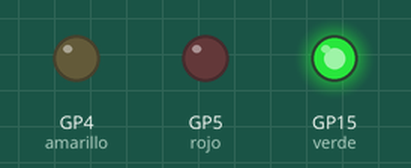
This program was run on a simulated Raspberry Pi Pico running MicroPython. On the bench: output pins drawn as LEDs (lit = HIGH).

Above: at 0.2 s.
At 1.2 s:
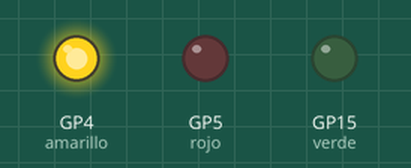
At 2.2 s:
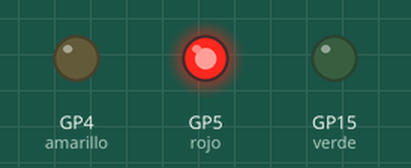
At 5.7 s:
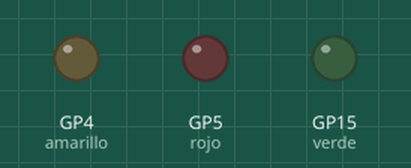
Timing chart, 0 to 6.9 s (numbered marks = the images above):
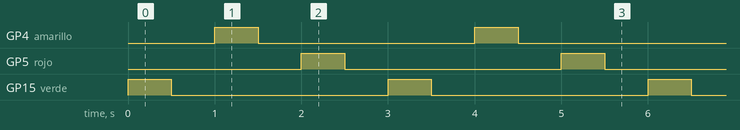

The program:

ejemplo01.py
```python
from machine import Pin
from utime import sleep

verde = Pin(15, Pin.OUT)
amarillo = Pin(4, Pin.OUT)
rojo = Pin(5, Pin.OUT)

while True:
    # -- Led Verde -- #
    verde.on()
    sleep(0.5)
    verde.off()
    sleep(0.5)

    # -- Led Amarillo -- #
    amarillo.value(1)
    sleep(0.5)
    amarillo.value(0)
    sleep(0.5)

    # -- Led Rojo -- #
    rojo.value(True)
    sleep(0.5)
    rojo.value(False)
    sleep(0.5)
```

Measured:
- by itself, GP4 (amarillo), GP5 (rojo), GP15 (verde): alternates HIGH for 0.50 s and LOW for 2.5 s
- by itself, everything shown: repeats every 3.0 s, in 6 steps
